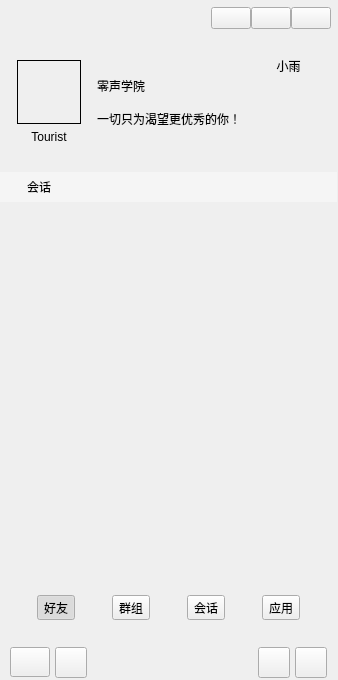
<?xml version="1.0" encoding="UTF-8"?>
<ui version="4.0">
 <class>MainWindow</class>
 <widget class="QWidget" name="MainWindow">
  <property name="geometry">
   <rect>
    <x>0</x>
    <y>0</y>
    <width>338</width>
    <height>680</height>
   </rect>
  </property>
  <property name="windowTitle">
   <string>MainWindow</string>
  </property>
  <widget class="QWidget" name="centralWidget" native="true">
   <property name="geometry">
    <rect>
     <x>0</x>
     <y>0</y>
     <width>337</width>
     <height>682</height>
    </rect>
   </property>
   <widget class="AnimationStackedWidget" name="GCStackedWidget">
    <property name="geometry">
     <rect>
      <x>0</x>
      <y>172</y>
      <width>337</width>
      <height>398</height>
     </rect>
    </property>
    <property name="styleSheet">
     <string notr="true"/>
    </property>
    <property name="currentIndex">
     <number>2</number>
    </property>
    <widget class="QWidget" name="page2">
     <layout class="QVBoxLayout" name="verticalLayout_4">
      <property name="spacing">
       <number>0</number>
      </property>
      <property name="leftMargin">
       <number>0</number>
      </property>
      <property name="topMargin">
       <number>0</number>
      </property>
      <property name="rightMargin">
       <number>0</number>
      </property>
      <property name="bottomMargin">
       <number>0</number>
      </property>
      <item>
       <widget class="QWidget" name="widgetFrindT" native="true">
        <property name="maximumSize">
         <size>
          <width>16777215</width>
          <height>30</height>
         </size>
        </property>
        <property name="styleSheet">
         <string notr="true">QWidget#widgetFrindT  {
	background-color: #5AFFFFFF;
}</string>
        </property>
        <layout class="QHBoxLayout" name="horizontalLayout_3" stretch="0,1">
         <property name="spacing">
          <number>10</number>
         </property>
         <property name="leftMargin">
          <number>10</number>
         </property>
         <property name="topMargin">
          <number>0</number>
         </property>
         <property name="rightMargin">
          <number>0</number>
         </property>
         <property name="bottomMargin">
          <number>0</number>
         </property>
         <item>
          <widget class="QLabel" name="label_3">
           <property name="text">
            <string/>
           </property>
           <property name="pixmap">
            <pixmap resource="resource.qrc">:/resource/images/ic_user.png</pixmap>
           </property>
           <property name="scaledContents">
            <bool>false</bool>
           </property>
          </widget>
         </item>
         <item>
          <widget class="QLabel" name="label_4">
           <property name="text">
            <string>联系人</string>
           </property>
          </widget>
         </item>
        </layout>
       </widget>
      </item>
      <item>
       <widget class="QQListWidget" name="frindListWidget" native="true"/>
      </item>
     </layout>
    </widget>
    <widget class="QWidget" name="page3">
     <layout class="QVBoxLayout" name="verticalLayout_3">
      <property name="spacing">
       <number>0</number>
      </property>
      <property name="leftMargin">
       <number>0</number>
      </property>
      <property name="topMargin">
       <number>0</number>
      </property>
      <property name="rightMargin">
       <number>0</number>
      </property>
      <property name="bottomMargin">
       <number>0</number>
      </property>
      <item>
       <widget class="QWidget" name="widgetGroupT" native="true">
        <property name="maximumSize">
         <size>
          <width>16777215</width>
          <height>30</height>
         </size>
        </property>
        <property name="styleSheet">
         <string notr="true">QWidget#widgetGroupT  {
	background-color: #5AFFFFFF;
}</string>
        </property>
        <layout class="QHBoxLayout" name="horizontalLayout_4" stretch="0,1">
         <property name="spacing">
          <number>10</number>
         </property>
         <property name="leftMargin">
          <number>10</number>
         </property>
         <property name="topMargin">
          <number>0</number>
         </property>
         <property name="rightMargin">
          <number>0</number>
         </property>
         <property name="bottomMargin">
          <number>0</number>
         </property>
         <item>
          <widget class="QLabel" name="label_5">
           <property name="text">
            <string/>
           </property>
           <property name="pixmap">
            <pixmap resource="resource.qrc">:/resource/images/group_normal.png</pixmap>
           </property>
           <property name="scaledContents">
            <bool>false</bool>
           </property>
          </widget>
         </item>
         <item>
          <widget class="QLabel" name="label_6">
           <property name="text">
            <string>群组</string>
           </property>
          </widget>
         </item>
        </layout>
       </widget>
      </item>
      <item>
       <widget class="QQListWidget" name="groupListWidget" native="true"/>
      </item>
     </layout>
    </widget>
    <widget class="QWidget" name="page">
     <layout class="QVBoxLayout" name="verticalLayout_10">
      <property name="spacing">
       <number>0</number>
      </property>
      <property name="leftMargin">
       <number>0</number>
      </property>
      <property name="topMargin">
       <number>0</number>
      </property>
      <property name="rightMargin">
       <number>0</number>
      </property>
      <property name="bottomMargin">
       <number>0</number>
      </property>
      <item>
       <widget class="QWidget" name="widgetConVT" native="true">
        <property name="maximumSize">
         <size>
          <width>16777215</width>
          <height>30</height>
         </size>
        </property>
        <property name="styleSheet">
         <string notr="true">QWidget#widgetConVT  {
	background-color: #5AFFFFFF;
}</string>
        </property>
        <layout class="QHBoxLayout" name="horizontalLayout_2" stretch="0,1">
         <property name="spacing">
          <number>10</number>
         </property>
         <property name="leftMargin">
          <number>10</number>
         </property>
         <property name="topMargin">
          <number>0</number>
         </property>
         <property name="rightMargin">
          <number>0</number>
         </property>
         <property name="bottomMargin">
          <number>0</number>
         </property>
         <item>
          <widget class="QLabel" name="label">
           <property name="text">
            <string/>
           </property>
           <property name="pixmap">
            <pixmap resource="resource.qrc">:/resource/images/conversation_normal.png</pixmap>
           </property>
           <property name="scaledContents">
            <bool>false</bool>
           </property>
          </widget>
         </item>
         <item>
          <widget class="QLabel" name="label_2">
           <property name="text">
            <string>会话</string>
           </property>
          </widget>
         </item>
        </layout>
       </widget>
      </item>
      <item>
       <widget class="QQListWidget" name="convationListWidget" native="true"/>
      </item>
     </layout>
    </widget>
    <widget class="QWidget" name="page_2">
     <layout class="QVBoxLayout" name="verticalLayout_6">
      <property name="spacing">
       <number>0</number>
      </property>
      <property name="leftMargin">
       <number>0</number>
      </property>
      <property name="topMargin">
       <number>0</number>
      </property>
      <property name="rightMargin">
       <number>0</number>
      </property>
      <property name="bottomMargin">
       <number>0</number>
      </property>
      <item>
       <widget class="QWidget" name="widgetApply" native="true">
        <property name="maximumSize">
         <size>
          <width>16777215</width>
          <height>30</height>
         </size>
        </property>
        <property name="styleSheet">
         <string notr="true">QWidget#widgetApply  {
	background-color: #5AFFFFFF;
}</string>
        </property>
        <layout class="QHBoxLayout" name="horizontalLayout_6" stretch="0,1">
         <property name="spacing">
          <number>10</number>
         </property>
         <property name="leftMargin">
          <number>10</number>
         </property>
         <property name="topMargin">
          <number>0</number>
         </property>
         <property name="rightMargin">
          <number>0</number>
         </property>
         <property name="bottomMargin">
          <number>0</number>
         </property>
         <item>
          <widget class="QLabel" name="label_7">
           <property name="text">
            <string/>
           </property>
           <property name="pixmap">
            <pixmap resource="resource.qrc">:/resource/images/ic_app.png</pixmap>
           </property>
           <property name="scaledContents">
            <bool>false</bool>
           </property>
          </widget>
         </item>
         <item>
          <widget class="QLabel" name="label_8">
           <property name="text">
            <string>应用</string>
           </property>
          </widget>
         </item>
        </layout>
       </widget>
      </item>
      <item>
       <widget class="QQListWidget" name="widget_5" native="true"/>
      </item>
     </layout>
    </widget>
   </widget>
   <widget class="QWidget" name="widgetUserInfo" native="true">
    <property name="geometry">
     <rect>
      <x>0</x>
      <y>2</y>
      <width>337</width>
      <height>170</height>
     </rect>
    </property>
    <property name="minimumSize">
     <size>
      <width>0</width>
      <height>170</height>
     </size>
    </property>
    <property name="maximumSize">
     <size>
      <width>16777215</width>
      <height>170</height>
     </size>
    </property>
    <layout class="QVBoxLayout" name="verticalLayout_9">
     <property name="spacing">
      <number>0</number>
     </property>
     <property name="leftMargin">
      <number>1</number>
     </property>
     <property name="topMargin">
      <number>1</number>
     </property>
     <property name="rightMargin">
      <number>1</number>
     </property>
     <property name="bottomMargin">
      <number>1</number>
     </property>
     <item>
      <widget class="QWidget" name="widgetWinBar" native="true">
       <property name="minimumSize">
        <size>
         <width>0</width>
         <height>30</height>
        </size>
       </property>
       <property name="maximumSize">
        <size>
         <width>16777215</width>
         <height>30</height>
        </size>
       </property>
       <layout class="QHBoxLayout" name="horizontalLayout_7">
        <property name="spacing">
         <number>0</number>
        </property>
        <property name="leftMargin">
         <number>0</number>
        </property>
        <property name="topMargin">
         <number>0</number>
        </property>
        <property name="rightMargin">
         <number>5</number>
        </property>
        <property name="bottomMargin">
         <number>0</number>
        </property>
        <item>
         <widget class="QLabel" name="label_9">
          <property name="minimumSize">
           <size>
            <width>30</width>
            <height>0</height>
           </size>
          </property>
          <property name="text">
           <string/>
          </property>
          <property name="pixmap">
           <pixmap resource="resource.qrc">:/resource/images/robot.png</pixmap>
          </property>
         </widget>
        </item>
        <item>
         <spacer name="horizontalSpacer">
          <property name="orientation">
           <enum>Qt::Horizontal</enum>
          </property>
          <property name="sizeHint" stdset="0">
           <size>
            <width>220</width>
            <height>20</height>
           </size>
          </property>
         </spacer>
        </item>
        <item>
         <widget class="QPushButton" name="btnWinMenu">
          <property name="focusPolicy">
           <enum>Qt::NoFocus</enum>
          </property>
          <property name="text">
           <string/>
          </property>
          <property name="icon">
           <iconset resource="resource.qrc">
            <normaloff>:/resource/common/ic_login_cfg.png</normaloff>:/resource/common/ic_login_cfg.png</iconset>
          </property>
         </widget>
        </item>
        <item>
         <widget class="QPushButton" name="btnWinMin">
          <property name="focusPolicy">
           <enum>Qt::NoFocus</enum>
          </property>
          <property name="text">
           <string/>
          </property>
          <property name="icon">
           <iconset resource="resource.qrc">
            <normaloff>:/resource/common/ic_min.png</normaloff>:/resource/common/ic_min.png</iconset>
          </property>
         </widget>
        </item>
        <item>
         <widget class="QPushButton" name="btnWinClose">
          <property name="focusPolicy">
           <enum>Qt::NoFocus</enum>
          </property>
          <property name="text">
           <string/>
          </property>
          <property name="icon">
           <iconset resource="resource.qrc">
            <normaloff>:/resource/common/ic_close_white.png</normaloff>:/resource/common/ic_close_white.png</iconset>
          </property>
         </widget>
        </item>
       </layout>
      </widget>
     </item>
     <item>
      <layout class="QHBoxLayout" name="horizontalLayout_8">
       <property name="spacing">
        <number>5</number>
       </property>
       <property name="leftMargin">
        <number>5</number>
       </property>
       <property name="rightMargin">
        <number>5</number>
       </property>
       <item>
        <widget class="QWidget" name="widget" native="true">
         <layout class="QVBoxLayout" name="verticalLayout_2">
          <item>
           <spacer name="verticalSpacer_4">
            <property name="orientation">
             <enum>Qt::Vertical</enum>
            </property>
            <property name="sizeHint" stdset="0">
             <size>
              <width>20</width>
              <height>40</height>
             </size>
            </property>
           </spacer>
          </item>
          <item>
           <widget class="WidgetHead" name="widgetHead" native="true">
            <property name="minimumSize">
             <size>
              <width>64</width>
              <height>64</height>
             </size>
            </property>
            <property name="maximumSize">
             <size>
              <width>64</width>
              <height>64</height>
             </size>
            </property>
            <property name="styleSheet">
             <string notr="true">border: 1px solid #000000;</string>
            </property>
            <layout class="QHBoxLayout" name="horizontalLayout_9">
             <property name="spacing">
              <number>0</number>
             </property>
             <property name="leftMargin">
              <number>0</number>
             </property>
             <property name="topMargin">
              <number>0</number>
             </property>
             <property name="rightMargin">
              <number>0</number>
             </property>
             <property name="bottomMargin">
              <number>0</number>
             </property>
            </layout>
           </widget>
          </item>
          <item>
           <widget class="QLabel" name="labelUser">
            <property name="text">
             <string>Tourist</string>
            </property>
            <property name="alignment">
             <set>Qt::AlignCenter</set>
            </property>
           </widget>
          </item>
          <item>
           <spacer name="verticalSpacer_3">
            <property name="orientation">
             <enum>Qt::Vertical</enum>
            </property>
            <property name="sizeHint" stdset="0">
             <size>
              <width>20</width>
              <height>40</height>
             </size>
            </property>
           </spacer>
          </item>
         </layout>
        </widget>
       </item>
       <item>
        <layout class="QVBoxLayout" name="verticalLayout_7">
         <property name="spacing">
          <number>15</number>
         </property>
         <item>
          <spacer name="verticalSpacer_2">
           <property name="orientation">
            <enum>Qt::Vertical</enum>
           </property>
           <property name="sizeHint" stdset="0">
            <size>
             <width>20</width>
             <height>40</height>
            </size>
           </property>
          </spacer>
         </item>
         <item>
          <widget class="QLabel" name="labelUserName">
           <property name="text">
            <string>零声学院</string>
           </property>
          </widget>
         </item>
         <item>
          <widget class="QLabel" name="labelUserMask">
           <property name="text">
            <string>一切只为渴望更优秀的你！</string>
           </property>
          </widget>
         </item>
         <item>
          <spacer name="verticalSpacer">
           <property name="orientation">
            <enum>Qt::Vertical</enum>
           </property>
           <property name="sizeHint" stdset="0">
            <size>
             <width>20</width>
             <height>40</height>
            </size>
           </property>
          </spacer>
         </item>
        </layout>
       </item>
       <item>
        <layout class="QVBoxLayout" name="verticalLayout_8">
         <item>
          <widget class="QLabel" name="label_10">
           <property name="text">
            <string>小雨</string>
           </property>
           <property name="alignment">
            <set>Qt::AlignCenter</set>
           </property>
          </widget>
         </item>
         <item>
          <widget class="QLabel" name="label_12">
           <property name="text">
            <string/>
           </property>
           <property name="alignment">
            <set>Qt::AlignCenter</set>
           </property>
          </widget>
         </item>
        </layout>
       </item>
      </layout>
     </item>
    </layout>
   </widget>
   <widget class="QWidget" name="widgetBottom" native="true">
    <property name="geometry">
     <rect>
      <x>0</x>
      <y>570</y>
      <width>337</width>
      <height>110</height>
     </rect>
    </property>
    <property name="minimumSize">
     <size>
      <width>0</width>
      <height>110</height>
     </size>
    </property>
    <property name="maximumSize">
     <size>
      <width>16777215</width>
      <height>110</height>
     </size>
    </property>
    <layout class="QVBoxLayout" name="verticalLayout_5">
     <property name="spacing">
      <number>0</number>
     </property>
     <property name="leftMargin">
      <number>0</number>
     </property>
     <property name="topMargin">
      <number>0</number>
     </property>
     <property name="rightMargin">
      <number>0</number>
     </property>
     <property name="bottomMargin">
      <number>0</number>
     </property>
     <item>
      <widget class="QWidget" name="widgetButtons" native="true">
       <property name="minimumSize">
        <size>
         <width>0</width>
         <height>65</height>
        </size>
       </property>
       <layout class="QHBoxLayout" name="horizontalLayout">
        <property name="spacing">
         <number>0</number>
        </property>
        <property name="leftMargin">
         <number>0</number>
        </property>
        <property name="topMargin">
         <number>0</number>
        </property>
        <property name="rightMargin">
         <number>0</number>
        </property>
        <property name="bottomMargin">
         <number>0</number>
        </property>
        <item>
         <widget class="QToolButton" name="btnFrind">
          <property name="text">
           <string>好友</string>
          </property>
          <property name="icon">
           <iconset resource="resource.qrc">
            <normaloff>:/resource/images/contacts.png</normaloff>:/resource/images/contacts.png</iconset>
          </property>
          <property name="iconSize">
           <size>
            <width>24</width>
            <height>24</height>
           </size>
          </property>
          <property name="checkable">
           <bool>true</bool>
          </property>
          <property name="checked">
           <bool>true</bool>
          </property>
          <property name="toolButtonStyle">
           <enum>Qt::ToolButtonTextUnderIcon</enum>
          </property>
         </widget>
        </item>
        <item>
         <widget class="QToolButton" name="btnGroup">
          <property name="text">
           <string>群组</string>
          </property>
          <property name="icon">
           <iconset resource="resource.qrc">
            <normaloff>:/resource/images/group_normal.png</normaloff>:/resource/images/group_normal.png</iconset>
          </property>
          <property name="iconSize">
           <size>
            <width>24</width>
            <height>24</height>
           </size>
          </property>
          <property name="checkable">
           <bool>true</bool>
          </property>
          <property name="toolButtonStyle">
           <enum>Qt::ToolButtonTextUnderIcon</enum>
          </property>
         </widget>
        </item>
        <item>
         <widget class="QToolButton" name="btnConversation">
          <property name="toolTip">
           <string>会话</string>
          </property>
          <property name="text">
           <string>会话</string>
          </property>
          <property name="icon">
           <iconset resource="resource.qrc">
            <normaloff>:/resource/images/conversation_normal.png</normaloff>:/resource/images/conversation_normal.png</iconset>
          </property>
          <property name="iconSize">
           <size>
            <width>24</width>
            <height>24</height>
           </size>
          </property>
          <property name="checkable">
           <bool>true</bool>
          </property>
          <property name="checked">
           <bool>false</bool>
          </property>
          <property name="toolButtonStyle">
           <enum>Qt::ToolButtonTextUnderIcon</enum>
          </property>
         </widget>
        </item>
        <item>
         <widget class="QToolButton" name="btnApplay">
          <property name="toolTip">
           <string>应用</string>
          </property>
          <property name="text">
           <string>应用</string>
          </property>
          <property name="icon">
           <iconset resource="resource.qrc">
            <normaloff>:/resource/images/applay.png</normaloff>:/resource/images/applay.png</iconset>
          </property>
          <property name="iconSize">
           <size>
            <width>24</width>
            <height>24</height>
           </size>
          </property>
          <property name="checkable">
           <bool>true</bool>
          </property>
          <property name="checked">
           <bool>false</bool>
          </property>
          <property name="toolButtonStyle">
           <enum>Qt::ToolButtonTextUnderIcon</enum>
          </property>
         </widget>
        </item>
       </layout>
      </widget>
     </item>
     <item>
      <widget class="QWidget" name="widgetMenu" native="true">
       <property name="minimumSize">
        <size>
         <width>0</width>
         <height>35</height>
        </size>
       </property>
       <property name="maximumSize">
        <size>
         <width>16777215</width>
         <height>35</height>
        </size>
       </property>
       <layout class="QHBoxLayout" name="horizontalLayout_5">
        <property name="spacing">
         <number>5</number>
        </property>
        <property name="leftMargin">
         <number>10</number>
        </property>
        <property name="topMargin">
         <number>2</number>
        </property>
        <property name="rightMargin">
         <number>10</number>
        </property>
        <property name="bottomMargin">
         <number>2</number>
        </property>
        <item>
         <widget class="QPushButton" name="btnSysMenu">
          <property name="minimumSize">
           <size>
            <width>0</width>
            <height>30</height>
           </size>
          </property>
          <property name="toolTip">
           <string>系统菜单</string>
          </property>
          <property name="text">
           <string/>
          </property>
          <property name="icon">
           <iconset resource="resource.qrc">
            <normaloff>:/resource/common/ic_sysmen.png</normaloff>:/resource/common/ic_sysmen.png</iconset>
          </property>
          <property name="iconSize">
           <size>
            <width>24</width>
            <height>24</height>
           </size>
          </property>
         </widget>
        </item>
        <item>
         <widget class="QToolButton" name="tbtnAddUser">
          <property name="minimumSize">
           <size>
            <width>0</width>
            <height>30</height>
           </size>
          </property>
          <property name="toolTip">
           <string>添加好友</string>
          </property>
          <property name="text">
           <string/>
          </property>
          <property name="icon">
           <iconset resource="resource.qrc">
            <normaloff>:/resource/common/ic_user_add.png</normaloff>:/resource/common/ic_user_add.png</iconset>
          </property>
          <property name="iconSize">
           <size>
            <width>24</width>
            <height>24</height>
           </size>
          </property>
         </widget>
        </item>
        <item>
         <spacer name="horizontalSpacer_2">
          <property name="orientation">
           <enum>Qt::Horizontal</enum>
          </property>
          <property name="sizeHint" stdset="0">
           <size>
            <width>40</width>
            <height>20</height>
           </size>
          </property>
         </spacer>
        </item>
        <item>
         <widget class="QToolButton" name="tbtnWeather">
          <property name="minimumSize">
           <size>
            <width>0</width>
            <height>30</height>
           </size>
          </property>
          <property name="toolTip">
           <string>天气查询</string>
          </property>
          <property name="text">
           <string/>
          </property>
          <property name="icon">
           <iconset resource="resource.qrc">
            <normaloff>:/resource/common/ic_weather.png</normaloff>:/resource/common/ic_weather.png</iconset>
          </property>
          <property name="iconSize">
           <size>
            <width>24</width>
            <height>24</height>
           </size>
          </property>
         </widget>
        </item>
        <item>
         <widget class="QToolButton" name="tbtnCalendar">
          <property name="minimumSize">
           <size>
            <width>0</width>
            <height>30</height>
           </size>
          </property>
          <property name="toolTip">
           <string>日历</string>
          </property>
          <property name="text">
           <string/>
          </property>
          <property name="icon">
           <iconset resource="resource.qrc">
            <normaloff>:/resource/common/ic_calendar.png</normaloff>:/resource/common/ic_calendar.png</iconset>
          </property>
          <property name="iconSize">
           <size>
            <width>24</width>
            <height>24</height>
           </size>
          </property>
         </widget>
        </item>
       </layout>
      </widget>
     </item>
    </layout>
   </widget>
  </widget>
 </widget>
 <layoutdefault spacing="6" margin="11"/>
 <customwidgets>
  <customwidget>
   <class>AnimationStackedWidget</class>
   <extends>QStackedWidget</extends>
   <header location="global">animationstackedwidget.h</header>
   <container>1</container>
  </customwidget>
  <customwidget>
   <class>QQListWidget</class>
   <extends>QWidget</extends>
   <header location="global">qqlist/qqlistwidget.h</header>
   <container>1</container>
  </customwidget>
  <customwidget>
   <class>WidgetHead</class>
   <extends>QWidget</extends>
   <header location="global">widgethead.h</header>
   <container>1</container>
  </customwidget>
 </customwidgets>
 <resources>
  <include location="resource.qrc"/>
 </resources>
 <connections>
  <connection>
   <sender>btnWinClose</sender>
   <signal>clicked()</signal>
   <receiver>MainWindow</receiver>
   <slot>hide()</slot>
   <hints>
    <hint type="sourcelabel">
     <x>316</x>
     <y>17</y>
    </hint>
    <hint type="destinationlabel">
     <x>168</x>
     <y>339</y>
    </hint>
   </hints>
  </connection>
 </connections>
</ui>
